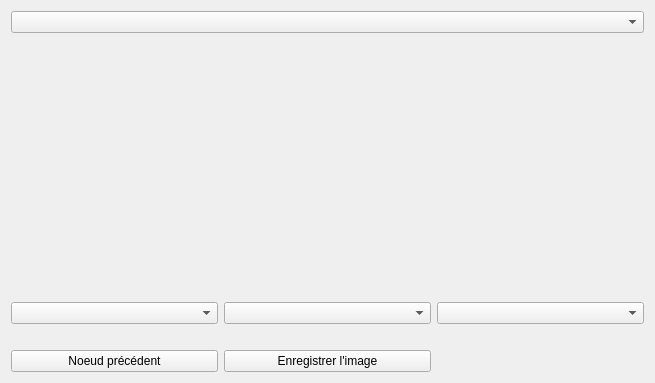
<?xml version="1.0" encoding="UTF-8"?>
<ui version="4.0">
 <class>FormAuditTreemap</class>
 <widget class="QWidget" name="FormAuditTreemap">
  <property name="geometry">
   <rect>
    <x>0</x>
    <y>0</y>
    <width>655</width>
    <height>383</height>
   </rect>
  </property>
  <property name="windowTitle">
   <string>Treemap</string>
  </property>
  <layout class="QGridLayout" name="gridLayout">
   <item row="2" column="0">
    <widget class="QComboBox" name="comboBoxMode"/>
   </item>
   <item row="2" column="1">
    <widget class="QComboBox" name="comboBoxORED"/>
   </item>
   <item row="2" column="2">
    <widget class="QComboBox" name="comboBoxYear"/>
   </item>
   <item row="0" column="0" colspan="3">
    <widget class="QComboBox" name="comboListAudits"/>
   </item>
   <item row="1" column="0" colspan="3">
    <widget class="TreeMapWidget" name="treeMapWidget" native="true"/>
   </item>
   <item row="3" column="2">
    <widget class="QLabel" name="labelNodeValue">
     <property name="sizePolicy">
      <sizepolicy hsizetype="Preferred" vsizetype="Maximum">
       <horstretch>0</horstretch>
       <verstretch>0</verstretch>
      </sizepolicy>
     </property>
     <property name="text">
      <string/>
     </property>
     <property name="textFormat">
      <enum>Qt::PlainText</enum>
     </property>
     <property name="alignment">
      <set>Qt::AlignRight|Qt::AlignTrailing|Qt::AlignVCenter</set>
     </property>
    </widget>
   </item>
   <item row="3" column="0" colspan="2">
    <widget class="QLabel" name="labelNodeName">
     <property name="sizePolicy">
      <sizepolicy hsizetype="Preferred" vsizetype="Maximum">
       <horstretch>0</horstretch>
       <verstretch>0</verstretch>
      </sizepolicy>
     </property>
     <property name="text">
      <string/>
     </property>
     <property name="textFormat">
      <enum>Qt::PlainText</enum>
     </property>
     <property name="wordWrap">
      <bool>true</bool>
     </property>
    </widget>
   </item>
   <item row="4" column="0">
    <widget class="QPushButton" name="pushButtonPrevious">
     <property name="text">
      <string>Noeud précédent</string>
     </property>
    </widget>
   </item>
   <item row="4" column="1">
    <widget class="QPushButton" name="pushButtonSave">
     <property name="text">
      <string>Enregistrer l'image</string>
     </property>
    </widget>
   </item>
  </layout>
 </widget>
 <customwidgets>
  <customwidget>
   <class>TreeMapWidget</class>
   <extends>QWidget</extends>
   <header>treemapwidget.h</header>
   <container>1</container>
   <slots>
    <signal>clicked(QString,int,int,double)</signal>
    <signal>highlighted(QString,int,int,double)</signal>
   </slots>
  </customwidget>
 </customwidgets>
 <resources/>
 <connections/>
</ui>
